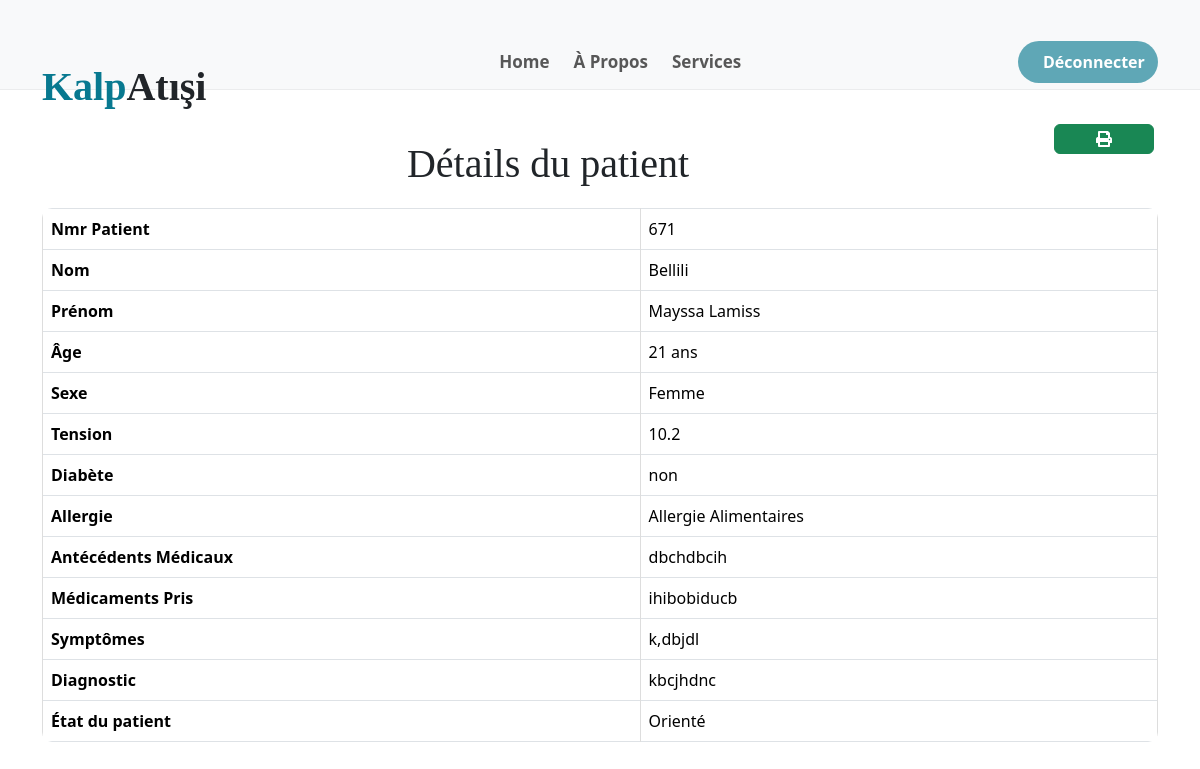
Screenshot of /details.php?id_patient=671 (signed in) with the database file from the repository.
### tables this page shows
CREATE TABLE `patient` (
  `id_patient` int(11) NOT NULL,
  `nom` varchar(30) NOT NULL,
  `prenom` varchar(30) NOT NULL,
  `naissance` date NOT NULL,
  `sexe` varchar(10) NOT NULL,
  `adresse` varchar(100) NOT NULL,
  `tel` varchar(15) NOT NULL,
  `salle` varchar(10) NOT NULL,
  `etat` enum('en attente','valider') NOT NULL DEFAULT 'en attente',
  `statut` enum('dans la salle','chez infirmier','chez le médecin','libérer','Orienté vers le radiologue','Orienté vers laboratoire') NOT NULL
);

CREATE TABLE `evaluation` (
  `id` int(11) NOT NULL,
  `tension` varchar(10) NOT NULL,
  `diabete` varchar(10) NOT NULL,
  `allergie` varchar(50) NOT NULL,
  `antecedents` varchar(100) NOT NULL,
  `medicament` varchar(100) NOT NULL,
  `id_patient` int(11) NOT NULL
);

CREATE TABLE `consultation` (
  `id` int(11) NOT NULL,
  `symptome` mediumtext NOT NULL,
  `diagnostic` mediumtext NOT NULL,
  `date` timestamp NOT NULL DEFAULT current_timestamp() ON UPDATE current_timestamp(),
  `id_patient` int(11) NOT NULL,
  `médecin` int(11) NOT NULL
);

### public/details.php (the view, shortened to what this page needs)
<?php
$conn = mysqli_connect("localhost", "root", "", "mémoire");
$id_patient = isset($_GET['id_patient']) ? (int) $_GET['id_patient'] : 0;
$patient_query = $conn->prepare("
    SELECT
        p.id_patient, p.nom, p.prenom, p.naissance, p.sexe, p.adresse, p.tel, p.salle,
        e.tension, e.diabete, e.allergie, e.antecedents, e.medicament,
        c.symptome, c.diagnostic
    FROM
        patient p
    LEFT JOIN
        evaluation e ON p.id_patient = e.id_patient
    LEFT JOIN
        consultation c ON p.id_patient = c.id_patient
    WHERE
        p.id_patient = ?
");
$patient_query->bind_param("i", $id_patient);
$patient_query->execute();
$patient_result = $patient_query->get_result();
$patient = $patient_result->fetch_assoc();
$get_orientation = mysqli_query($conn, "SELECT * FROM orientation WHERE patient='$id_patient' LIMIT 1");
if (mysqli_num_rows($get_orientation) > 0) {
    $etat = "Orienté";
} else {
    $etat = "Libéré";
}
?>
<!DOCTYPE html>
<html lang="en">
<head>
    <link rel="stylesheet" href="css/bootstrap.css">
    <link rel="stylesheet" href="/public/js/bootstrap.js">
    <link rel="stylesheet" href="/public/js/bundel.js">
    <link rel="stylesheet" href="/public/css/style.css">
    <link rel="stylesheet" href="https://use.fontawesome.com/releases/v5.15.4/css/all.css"/>
    <link href="https://cdn.jsdelivr.net/npm/bootstrap-icons@1.4.1/font/bootstrap-icons.css" rel="stylesheet">
</head>
<body>
   <div class="container-fluid nav-bar">
        <div class="container">
            <div class="navbar navbar-light navbar-expand-lg py-6">
                <a href="index.php" class="navbar-brand">
                    <h1 class="text fw-bold mb-0 " style="color: #087990;">Kalp<span class="text-dark">Atışi</span> </h1>
                </a>
                <div class="collapse navbar-collapse" id="navbarCollapse">
                    <div class="navbar-nav mx-auto">
                        <a href="index.php" class="nav-item nav-link">Home</a>
                        <a href="aboutus.php" class="nav-item nav-link">À Propos</a>
                        <a href="Service.php" class="nav-item nav-link">Services</a>
                    </div>
                    <a href="logout.php" class="btn py-2 px-4 d-none d-xl-inline-block rounded-pill" style="background-color:#087990a2; color:white;width: 140px;">Déconnecter</a>
                </div>
            </div>
            <div class="float-end">
                        <a href="javascript:window.print()" class="btn btn-success me-1" style="display: flex;justify-content: center;"><i class="fa fa-print"></i></a>
                    </div>
        </div>
    </div>
    <div class="container mt-5">
        <h1>Détails du patient</h1>
        <table class="table table-bordered">
            <tr>
                <th>Nmr Patient</th>
                <td><?= htmlspecialchars($patient['id_patient']) ?></td>
            </tr>
            <tr>
                <th>Nom</th>
                <td><?= htmlspecialchars($patient['nom']) ?></td>
            </tr>
            <tr>
                <th>Prénom</th>
                <td><?= htmlspecialchars($patient['prenom']) ?></td>
            </tr>
            <tr>
                <th>Âge</th>
                <td><?= date_diff(date_create($patient['naissance']), date_create('today'))->y ?> ans</td>
            </tr>
            <tr>
                <th>Sexe</th>
                <td><?= htmlspecialchars($patient['sexe']) ?></td>
            </tr>
            <tr>
                <th>Tension</th>
                <td><?= htmlspecialchars($patient['tension']) ?></td>
            </tr>
            <tr>
                <th>Diabète</th>
                <td><?= htmlspecialchars($patient['diabete']) ?></td>
            </tr>
            <tr>
                <th>Allergie</th>
                <td><?= htmlspecialchars($patient['allergie']) ?></td>
            </tr>
            <tr>
                <th>Antécédents Médicaux</th>
                <td><?= htmlspecialchars($patient['antecedents']) ?></td>
            </tr>
            <tr>
                <th>Médicaments Pris</th>
                <td><?= htmlspecialchars($patient['medicament']) ?></td>
            </tr>
            <tr>
                <th>Symptômes</th>
                <td><?= htmlspecialchars($patient['symptome']) ?></td>
            </tr>
            <tr>
                <th>Diagnostic</th>
                <td><?= htmlspecialchars($patient['diagnostic']) ?></td>
            </tr>
            <tr>
                <th>État du patient</th>
                <td><?= htmlspecialchars($etat) ?></td>
            </tr>
        </table>
    </div>
</body>
</html>

### public/css/style.css (style rules this page uses)
:root { --primary-color:#087990; --bs-primary: #087990; --text-dark: black; --text-light:black; --white: #ffffff; }
h1, h2, h3, .h1, .h2, .h3 { font-weight: 400 !important; font-family: 'Playball', cursive !important; }
.nav-bar { background: var(--bs-light); border-bottom: 1px solid rgba(0, 0, 0, .05); height: 90px; }
.navbar .navbar-nav .nav-link { padding: 10px 12px; font-weight: 600; font-size: 17px; transition: .5s; }
.btn { font-weight: 700; transition: .3s; width: 100px; }
*, *::before, *::after { box-sizing: border-box; }

### public/details.php (style rules this page uses)
table { width: 100%; border-collapse: collapse; margin-top: 20px; border-radius: 10px; overflow: hidden; }
th, td { border: 1px solid #ddd; padding: 8px; text-align: left; }
th { background-color: #f2f2f2; }
h1 { text-align: center; margin-top: 50px; }

### rows the page displays
patient: id_patient "671", nom "Bellili", prenom "Mayssa Lamiss", naissance "21", sexe "Femme", evaluation.tension "10.2", evaluation.diabete "non", evaluation.allergie "Allergie Alimentaires", evaluation.antecedents "dbchdbcih", evaluation.medicament "ihibobiducb", consultation.symptome "k,dbjdl", consultation.diagnostic "kbcjhdnc"

### other values shown
$etat "Orienté"
